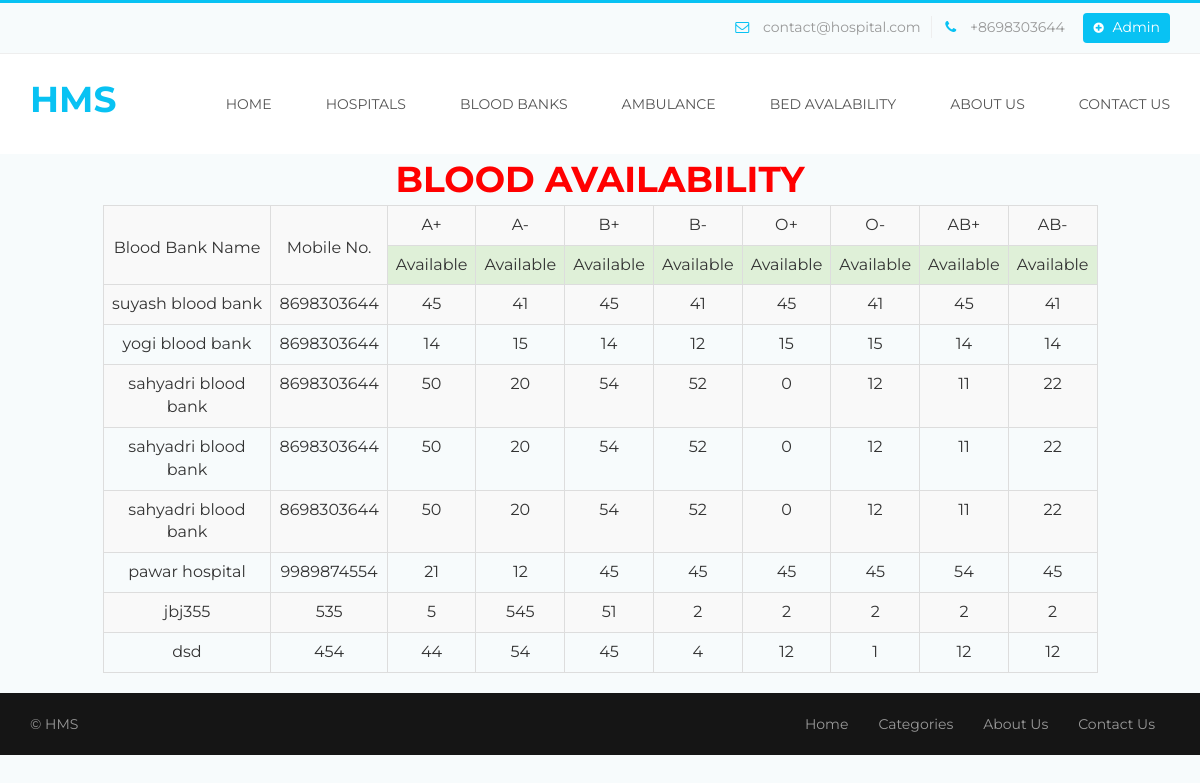
The app's page /blood.php with its own data.
### tables this page shows
CREATE TABLE `tblpage` (
  `ID` int(10) NOT NULL,
  `PageType` varchar(50) DEFAULT NULL,
  `PageTitle` varchar(200) DEFAULT NULL,
  `PageDescription` mediumtext DEFAULT NULL,
  `Email` varchar(200) DEFAULT NULL,
  `MobileNumber` bigint(10) DEFAULT NULL,
  `UpdationDate` timestamp NOT NULL DEFAULT current_timestamp() ON UPDATE current_timestamp()
);

CREATE TABLE `blood` (
  `id` int(11) NOT NULL,
  `bankName` varchar(255) NOT NULL,
  `contact` varchar(13) NOT NULL,
  `apos` int(7) NOT NULL,
  `aneg` int(7) NOT NULL,
  `bpos` int(7) NOT NULL,
  `bneg` int(7) NOT NULL,
  `abpos` int(7) NOT NULL,
  `abneg` int(11) NOT NULL,
  `opos` int(7) NOT NULL,
  `oneg` int(7) NOT NULL
);

### blood.php (the view, shortened to what this page needs)
<?php
    require_once("connection.php");
    $query = " select * from blood ";
    $result = mysqli_query($con,$query);
?>
<!DOCTYPE html>
<html lang="en">
<head>
   <link rel="stylesheet" type="text/css" href="bootstrap/css/bootstrap.min.css">
  <link rel="stylesheet" type="text/css" href="css/style.css">
  <link rel="stylesheet" type="text/css" href="css/menu.css">
  <link rel="stylesheet" type="text/css" href="css/color/color.css">
  <link rel="stylesheet" type="text/css" href="assets/testimonial/css/style.css" />
  <link rel="stylesheet" type="text/css" href="assets/testimonial/css/elastislide.css" />
  <link rel="stylesheet" type="text/css" href="css/responsive.css">
    <link rel="stylesheet" type="text/css" href="css/font-awesome.css">
  <link rel="stylesheet" type="text/css" href="assets/revolution_slider/css/revslider.css" media="screen" />
</head>
<body >
    <?php include_once('includes/header.php');?>
<center>
<div class="container-fluid">
  <div class="row">
    <div class="col-sm-1" ></div>
    <div class="col-sm-10" >
                       <h3 class=" text-white text-center py-3"><font color="red">Blood Availability</font></h3>
<article>
                        <table class="table table-bordered table-striped table-hover text-center">
                            <tr class="bg-success text-light font-weight-bold">
                                <td rowspan="2"><br>Blood Bank Name</td>
                                <td rowspan="2"><br>Mobile No. </td>
                                <td > A+ </td>
                                <td > A- </td>
				<td > B+ </td>
				<td > B- </td>
                                <td > O+ </td>
				<td > O- </td>
				<td > AB+ </td>
				<td > AB- </td>
                            </tr>
<tr class="bg-success text-light font-weight-bold">
				<td > Available </td>
				<td >  Available  </td>
				<td > Available </td>
				<td > Available </td>
				<td > Available </td>
				<td > Available </td>
				<td > Available </td>
				<td > Available </td>
                            </tr>
                            <?php
                                    while($row=mysqli_fetch_assoc($result))
                                    {
$Name = $row['bankName'];
$phone = $row['contact'];
$apss = $row['apos'];
$angg = $row['aneg'];
$bpss = $row['bpos'];
$bngg = $row['bneg'];
$opss = $row['opos'];
$ongg = $row['oneg'];
$abpss = $row['abpos'];
$abngg = $row['abneg'];
                           ?>
<tr>
<td class="align-middle"><?php echo $Name ?></td>
<td class="align-middle"><?php echo $phone ?></td>
<td class="align-middle"><?php echo $apss ?></td>
<td class="align-middle"><?php echo $angg ?></td>
<td class="align-middle"><?php echo $bpss ?></td>
<td class="align-middle"><?php echo $bngg ?></td>
<td class="align-middle"><?php echo $opss ?></td>
<td class="align-middle"><?php echo $ongg ?></td>
<td class="align-middle"><?php echo $abpss ?></td>
<td class="align-middle"><?php echo $abngg ?></td>
                                    </tr>
                            <?php
                                    }
                            ?>
                        </table>
</article>
    </div>
    <div class="col-sm-1" ></div>
</div>
</div>
</center>
<?php include_once('includes/footer.php');?>
       </body>
</html>

### includes/header.php (shortened to what this page needs)
<?php
include('includes/dbconnection.php');
?>
<div class="header">
            <div class="top-toolbar">
                <div class="container">
                    <div class="row">
                        <div class="col-md-6 col-sm-12 col-xs-12 pull-right">
                            <div class="top-contact-info">
                                <ul>
<?php
$sql="SELECT * from tblpage where PageType='contactus'";
$query = $dbh -> prepare($sql);
$query->execute();
$results=$query->fetchAll(PDO::FETCH_OBJ);
$cnt=1;
if($query->rowCount() > 0)
{
foreach($results as $row)
{               ?>
                                    <li class="toolbar-email"><i class="fa fa-envelope-o"></i> <?php  echo htmlentities($row->Email);?></li>
                                    <li class="toolbar-contact"><i class="fa fa-phone"></i> +<?php  echo htmlentities($row->MobileNumber);?></li><?php $cnt=$cnt+1;}} ?>
                                    <li><a class="toolbar-new-listing" href="admin/login.php"><i class="fa fa-plus-circle"></i> Admin</a></li>
                                </ul>
                            </div>
                        </div>
                    </div>
                </div>
            </div>
            <div class="nav-wrapper">
                <div class="container">
                    <nav class="wsmenu slideLeft clearfix">
                        <div class="logo pull-left"><a href="index.php" title="Responsive Slide Menus"><h3 style="color:#08c2f3">HMS</h3></a></div>
                        <ul class="mobile-sub wsmenu-list pull-right">
                            <li><a href="index.php" class="">Home</a>
                            </li>
                            <li><a href="category.php">Hospitals<span class="arrow"></span></a></li>
                             <li><a href="blood.php">Blood Banks <span class="arrow"></span></a></li>
                            <li><a href="ambulance.php">Ambulance <span class="arrow"></span></a></li>
                            <li><a href="bed.php">Bed Avalability <span class="arrow"></span></a></li>
                            <li><a href="about.php">About Us <span class="arrow"></span></a></li>
                          <li><a href="contact.php">Contact Us <span class="arrow"></span></a></li>
                        </ul>
                    </nav>
                </div>
            </div>
        </div>

### includes/footer.php
<footer>
            <div class="footer-bottom">
                <div class="container">
                    <div class="row clearfix">
                        <div class="col-md-8 col-sm-12 col-xs-12 pull-right margin-bottom-20">
                            <nav class="footer-menu wsmenu clearfix">
                                <ul class="wsmenu-list pull-right">
                                  <li><a href="index.php" class="">Home</a></li>
                                  <li><a href="category.php">categories <span class="arrow"></span></a></li>
                                  <li><a href="about.php">About Us <span class="arrow"></span></a></li>
                                  <li><a href="contact.php">Contact Us <span class="arrow"></span></a></li>
                                </ul>
                            </nav>
                        </div>
                        <div class="col-md-4 col-sm-12 col-xs-12 pull-left margin-bottom-20">
                            <div class="footer-copyright">
                                <p>&copy; HMS</p>
                            </div>
                        </div>
                    </div>
                </div>
            </div>
        </footer>

### css/style.css (style rules this page uses)
html, body, div, span, applet, object, iframe,h1, h2, h3, h4, h5, h6, p, blockquote, pre,a, abbr, acronym, address, big, cite, code,del, dfn, em, img, ins, kbd, q, s, samp, small, strike, strong, sub, sup, tt, var,b, u, i, center,dl, dt, dd, ol, ul, li,fieldset, form, label, legend,table, caption, tbody, tfoot, thead, tr, th, td, article, aside, canvas, details, embed,figure, figcaption, footer, header, hgroup,menu, nav, output, ruby, section, summary,time, mark, audio, video { margin: 0;padding: 0;border: 0;font-size: 100%;font: inherit;vertical-align: baseline; }
article, aside, details, figcaption, figure,footer, header, hgroup, menu, nav, section { display: block; }
body { line-height: 1;margin:0 ;padding:0 ;transition:all 0.3s ease;overflow-x: hidden; }
html { position:relative;overflow-x:hidden; }
ol, ul { list-style: none;margin:0; padding:0; }
table { border-collapse: collapse;border-spacing: 0; }
a { display:block; }
body { font-family:'Montserrat',sans-serif; }
h1,h2,h3,h4,h5,h6 { font-family:'Montserrat',sans-serif; font-weight:700; margin:0; text-align:center; line-height:1.4; letter-spacing:0.6px; text-transform:uppercase; letter-spacing:0; }
h3 { font-size:36px; }
p { font-family:'Montserrat'; font-size:14px; padding:0; font-weight:400; text-align:center; margin:0; line-height:1.6; text-decoration:none; }
a,span,ul,li { font-family:'Montserrat'; font-size:14px; padding:0; font-weight:400; text-align:center; margin:0; line-height:1.6; text-decoration:none !important; }
p,span,a { padding:0; }
.container,.container-fluid { padding-left:0;padding-right:0; }
.margin-bottom-20 { margin-bottom:20px; }
.logo { padding:20px 0; }
.logo a { display:inline-block; }
.top-toolbar { padding:10px 0; }
.top-toolbar .top-contact-info ul { text-align:right; }
.top-toolbar .top-contact-info ul li { display:inline-block }
.top-toolbar .top-contact-info ul li.toolbar-email { padding-right:10px; }
.top-toolbar .top-contact-info ul li.toolbar-email i { padding-right:10px; }
.top-toolbar .top-contact-info ul li.toolbar-contact { padding-right:15px; }
.top-toolbar .top-contact-info ul li.toolbar-contact i { padding:0 10px; }
.top-toolbar .top-contact-info ul li a.toolbar-new-listing { border-radius: 4px; line-height: 1; padding: 7px 10px 9px; }
.top-toolbar .top-contact-info ul li a.toolbar-new-listing i { padding:0 5px 0 0;font-size:12px; }
.footer-copyright p { text-align:left; }
.footer-bottom { padding-top:20px; }

### css/menu.css (style rules this page uses)
.wsmenu { font-family:Helvetica, sans-serif; color:#fff; position:relative; font-size:15px; padding:0px; margin:0px auto; width:100%; background-color:#ffffff; }
.wsmenu-list { text-align:left; margin:0 auto 0 auto; display: block; padding:0px; }
.wsmenu-list > li { text-align:center; display: table-cell; }
.wsmenu-list > li > a { display:block; color:#555; padding:38px 21px; line-height:1; text-decoration:none; position:relative; font-family:'Montserrat'; text-transform:uppercase; }
.wsmenu-list > li:last-child a { display:block; color:#555; padding:20px 0 20px 21px; line-height:1; text-decoration:none; position:relative; }
.wsmenu-list li a:before { margin-right: 5px; position: relative; content: "|"; line-height: 16px; font-size: 24px; top: 3px; color:rgba(255,255,255,0); }
@media screen and (-webkit-min-device-pixel-ratio:0) { .wsmenu-list > li > a { padding: 39px 21px; } }
.footer-menu.wsmenu { background: none; }
.footer-menu.wsmenu .wsmenu-list { line-height: 1; }
.footer-menu.wsmenu .wsmenu-list li a::before { display:none; }
.footer-menu.wsmenu .wsmenu-list > li > a { padding: 0px 15px;text-transform:capitalize;color:#999; }

### css/color/color.css (style rules this page uses)
h1,h2,h3,h4,h5,h6 { color:#444; }
p,a,span,ul,li { color:#999; }
body { background:#f7fbfc; }
.top-toolbar { border-top:3px solid #08c2f3; background-color:#f7fbfc; border-bottom:1px solid #eee; }
.top-toolbar .top-contact-info ul li.toolbar-email { border-right:1px solid #eee; }
.top-toolbar .top-contact-info ul li.toolbar-email i, .top-toolbar .top-contact-info ul li.toolbar-contact i { color:#08c2f3; }
.top-toolbar .top-contact-info ul li a.toolbar-new-listing { background:#08c2f3;color:#fff; }
.nav-wrapper { background:#fff; }
.footer-bottom { background:#151515; }

### css/responsive.css (style rules this page uses)
@media screen and (max-device-width:1199px) { .container { padding-left:15px;padding-right:15px; } }

### records on screen
tblpage: Email "contact@hospital.com", MobileNumber "8698303644"
blood: bankName "suyash blood bank", contact "8698303644", apos "45", aneg "41", bpos "45", bneg "41", opos "45", oneg "41", abpos "45", abneg "41"
blood: bankName "yogi blood bank", contact "8698303644", apos "14", aneg "15", bpos "14", bneg "12", opos "15", oneg "15", abpos "14", abneg "14"
blood: bankName "sahyadri blood bank", contact "8698303644", apos "50", aneg "20", bpos "54", bneg "52", opos "0", oneg "12", abpos "11", abneg "22"
blood: bankName "sahyadri blood bank", contact "8698303644", apos "50", aneg "20", bpos "54", bneg "52", opos "0", oneg "12", abpos "11", abneg "22"
blood: bankName "sahyadri blood bank", contact "8698303644", apos "50", aneg "20", bpos "54", bneg "52", opos "0", oneg "12", abpos "11", abneg "22"
blood: bankName "pawar hospital", contact "9989874554", apos "21", aneg "12", bpos "45", bneg "45", opos "45", oneg "45", abpos "54", abneg "45"
blood: bankName "jbj355", contact "535", apos "5", aneg "545", bpos "51", bneg "2", opos "2", oneg "2", abpos "2", abneg "2"
blood: bankName "dsd", contact "454", apos "44", aneg "54", bpos "45", bneg "4", opos "12", oneg "1", abpos "12", abneg "12"
